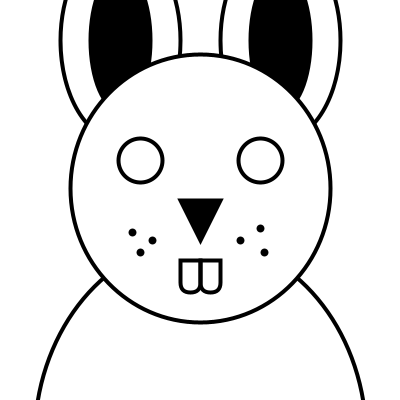
Frame 1 (no input)
Frame 60 (the mouse pressed at the canvas centre just before this capture): identical to frame 1, image omitted
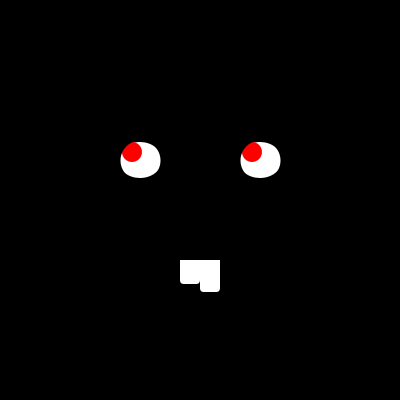
Frame 120 (the mouse held since frame 60 and released just before this capture)

The Processing sketch that drew these frames (run headless with seeded random() and noise(); from frame 60 on, the mouse is pressed at the canvas centre):

// Processing sketch: processing_124418
// ── processing_124418.pde

void setup()  
{ 
size (400, 400);
smooth ();
}
 
void draw () { 
     
if (mousePressed) {
   
  background (0);
   scale (4);

 //Gesicht
   fill (255);
  strokeWeight(1);
  ellipse (35,40, 11,9);
  ellipse (65,40, 11,9);
 
  fill (255,0,0);
  noStroke();
  ellipse (map(mouseX,0,width,26,40), map(mouseY,0,width,34,42), 5,5);
  ellipse (map(mouseX,0,width,56,70), map(mouseY,0,width,34,42), 5,5);
  
  noFill ();
   stroke(0);
  strokeWeight(10);
  ellipse (35,40, 20,20);
  ellipse (65,40, 20,20);
  
  fill (255);
   noStroke();
rect(45, 65, 5, 6, 0, 0, 1, 1);
rect(50, 65, 5, 8, 0, 0, 1, 1);
  
  
}
 
else {
   
  background (255);
  scale (4);
 
 //körper
     noFill ();
   stroke(0);
  strokeWeight(1);
  ellipse (50,110, 83,100);
  
     fill (0);
  ellipse (70,10, 15,35);
  
   fill (0);
  ellipse (30,10, 15,35);
  
    noFill ();
   stroke(0);
  strokeWeight(1);
  ellipse (70,10, 30,50);
  
   noFill ();
   stroke(0);
  strokeWeight(1);
  ellipse (30,10, 30,50);
 
fill (255);
   stroke(0);
  strokeWeight(1);
  ellipse (50,47, 65,67);
  

 
 //Gesicht
  fill (0);
  noStroke();

  ellipse (map(mouseX,0,width,27,41), map(mouseY,0,width,35,43), 5,5);
  ellipse (map(mouseX,0,width,57,71), map(mouseY,0,width,35,43), 5,5);
  
  noFill ();
   stroke(255);
  strokeWeight(10);
  ellipse (35,40, 20,20);
  ellipse (65,40, 20,20);

  noFill ();
   stroke(0);
  strokeWeight(1);
  ellipse (35,40, 11,11);
  ellipse (65,40, 11,11);
  
  fill (0);
triangle(45, 50, 55, 50, 50, 60);
  
  noFill ();
rect(45, 65, 5, 8, 0, 0, 10, 10);
rect(50, 65, 5, 8, 0, 0, 10, 10);
  
  fill (0);
  ellipse (35,63, 1,1);
  ellipse (65,57, 1,1);
   ellipse (33,58, 1,1);
  ellipse (60,60, 1,1);
   ellipse (38,60, 1,1);
  ellipse (66,63, 1,1);
  
  
  }
}
